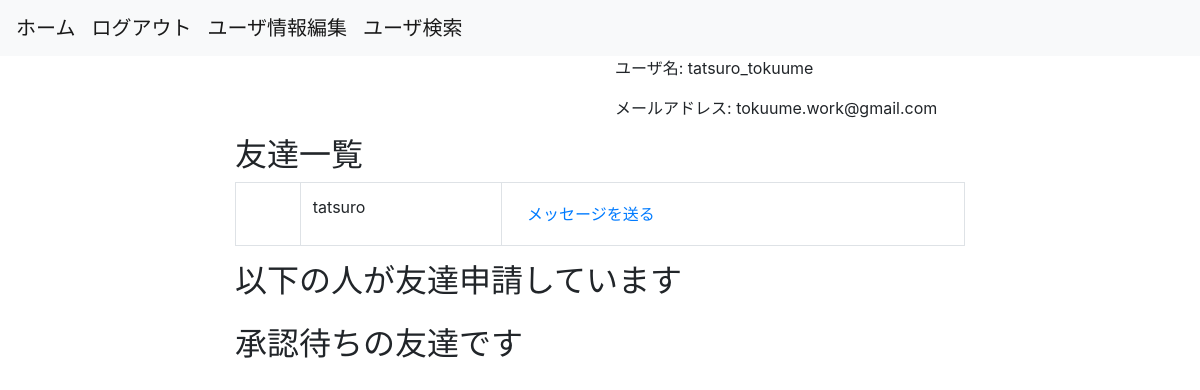
/ (signed in), run on the app's committed database.
### flaskr/models.py (models this page shows, shortened)
class User(UserMixin, db.Model):
    __tablename__ = 'users'
    id = db.Column(db.Integer, primary_key=True)
    username = db.Column(db.String(64), index=True)
    email = db.Column(db.String(64), unique=True, index=True)
    password = db.Column(
        db.String(128),
        default=generate_password_hash('snsflaskapp')
    )
    picture_path = db.Column(db.Text)
    is_active = db.Column(db.Boolean, unique=False, default=False)
    create_at = db.Column(db.DateTime, default=datetime.now)
    update_at = db.Column(db.DateTime, default=datetime.now)
    @classmethod
    def select_friends(cls):
        return cls.query.join(
            UserConnect,
            or_(
                and_(
                    UserConnect.to_user_id == cls.id,
                    UserConnect.from_user_id == current_user.get_id(),
                    UserConnect.status == 2
                ),
                and_(
                    UserConnect.from_user_id == cls.id,
                    UserConnect.to_user_id == current_user.get_id(),
                    UserConnect.status == 2
                )
            )
        ).with_entities(
            cls.id, cls.username, cls.picture_path
        ).all()
    @classmethod
    def select_requested_friends(cls):
        return cls.query.join(
            UserConnect,
            and_(
                UserConnect.from_user_id == cls.id,
                UserConnect.to_user_id == current_user.get_id(),
                UserConnect.status == 1
            )
        ).with_entities(
            cls.id, cls.username, cls.picture_path
        ).all()
    @classmethod
    def select_requesting_friends(cls):
        return cls.query.join(
            UserConnect,
            and_(
                UserConnect.from_user_id == current_user.get_id(),
                UserConnect.to_user_id == cls.id,
                UserConnect.status == 1
            )
        ).with_entities(
            cls.id, cls.username, cls.picture_path
        ).all()

### flaskr/views.py (the view)
@bp.route('/')
def home():
    friends = requested_friends = requesting_friends = None
    connect_form = ConnectForm()
    session['url'] = 'app.home'
    if current_user.is_authenticated:
        friends = User.select_friends()
        requested_friends = User.select_requested_friends()
        requesting_friends = User.select_requesting_friends()
    return render_template(
        'home.html',
        friends=friends,
        requested_friends=requested_friends,
        requesting_friends=requesting_friends,
        connect_form=connect_form
    )

### flaskr/models.py (called while the page is built)
@login_manager.user_loader
def load_user(user_id):
    return User.query.get(user_id)

### flaskr/templates/home.html (shortened to what this page needs)
{% extends "base.html" %}
{% block content %}
<div class="row">
    {% if current_user.is_authenticated %}
    <div class="col-lg-2 offset-lg-2">
    </div>
    <div class="col-lg-4 offset-lg-2">
        <p>ユーザ名: {{ current_user.username }}</p>
        <p>メールアドレス: {{ current_user.email }}</p>
    </div>
    <div class="col-lg-8 offset-lg-2">
        <h2>友達一覧</h2>
        <table class="table table-bordered">
            {% for friend in friends %}
                <tr>
                    {% if friend.picture_path %}
                    <td><img class="user-image-small" src="{{url_for('static', filename=friend.picture_path)}}"></td>
                    {% else %}
                    <td></td>
                    {% endif %}
                    <td>{{ friend.username }}</td>
                    <td><a href="{{ url_for('app.message', id=friend.id) }}" class="btn btn-link">メッセージを送る</a></td>
                </tr>
            {% endfor %}
        </table>
    </div>
    <div class="col-lg-8 offset-lg-2">
        <h2>以下の人が友達申請しています</h2>
    </div>
    <div class="col-lg-8 offset-lg-2">
        <h2>承認待ちの友達です</h2>
    </div>
    {% else %}
        <p>ログイン or 登録をしてください</p>
    {% endif %}
</div>
{% endblock %}

### data on the page
User: username "tatsuro_tokuume", email "tokuume.work@gmail.com"
User: username "tatsuro"
